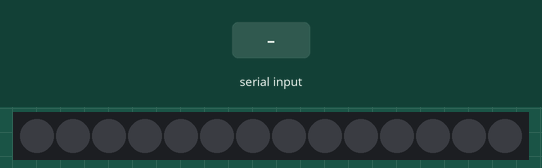
Simulated run of this sketch. Board: ATtiny85, built with avr-gcc and run on an emulated ATtiny85. Shown: 14 RGB LEDs in strip order, left to right. The test bench sets the inputs (shaded band). What the sketch prints to the serial monitor is not drawn.

Above: at 1.2 s.
1.3 s: "L" received over Serial
2.8 s: "1\n" received over Serial
At 4.52 s:
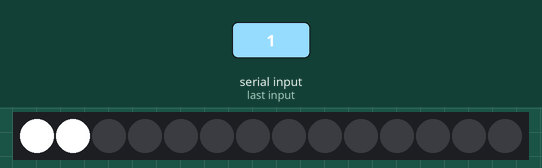
5.8 s: "l" received over Serial
At 8.3 s:
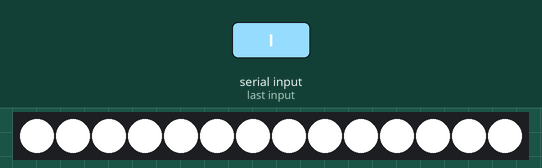
Timing chart, 0 to 9.8 s (numbered marks = the images above; inputs shaded):
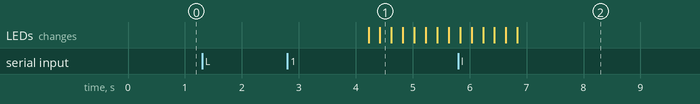

The sketch:

Amey_Arduino_LED_2.ino
```cpp
#include <Adafruit_NeoPixel.h>
#ifdef __AVR__
  #include <avr/power.h>
#endif
#define L_pin        6
#define NUMPIXELS  14

String readString;
String Light;
int L, l;
int t;

Adafruit_NeoPixel pixels(NUMPIXELS, L_pin, NEO_GRB + NEO_KHZ800);
#define DELAYVAL 200

void setup()
{
#if defined(__AVR_ATtiny85__) && (F_CPU == 16000000)
  clock_prescale_set(clock_div_1);
#endif

  pixels.begin();
  Serial.begin(9600);
  pinMode(L_pin, OUTPUT);
}

void loop()
{
  while (Serial.available() > 0)
  {
    char c = Serial.read();
    readString += c;
  }
  if (readString.length() > 0)
  {
    Serial.print("Arduino Received:");
    Serial.println(readString);
    L = readString.indexOf("L");
    l = readString.indexOf("l");
    if (L >= 0)
    {
      Light = readString.substring(L+1,l);
      t = Light.toInt();
      Serial.print(t);
      if (t == 1)
      {
        for(int i=0; i<NUMPIXELS; i++)
        {
          pixels.setPixelColor(i, pixels.Color(255, 255, 255));
          pixels.show();
          delay(DELAYVAL);
        }
        delay(100);
      }
      if (t == 0)
      {
        for(int i=0; i<NUMPIXELS; i++)
        {
          pixels.setPixelColor(i, pixels.Color(0, 0, 0));
          pixels.show();
          delay(DELAYVAL);
        }
        delay(100);
      }
      Serial.print("T value:");
      Serial.println(t);
    }
  }
  //pixels.clear();
}
```

Measured:
- after the input at 1.3 s, every drawn part: stays the same
- after the input at 2.8 s, the LEDs: first change after 1.4 s (image 1 shows a later state)
